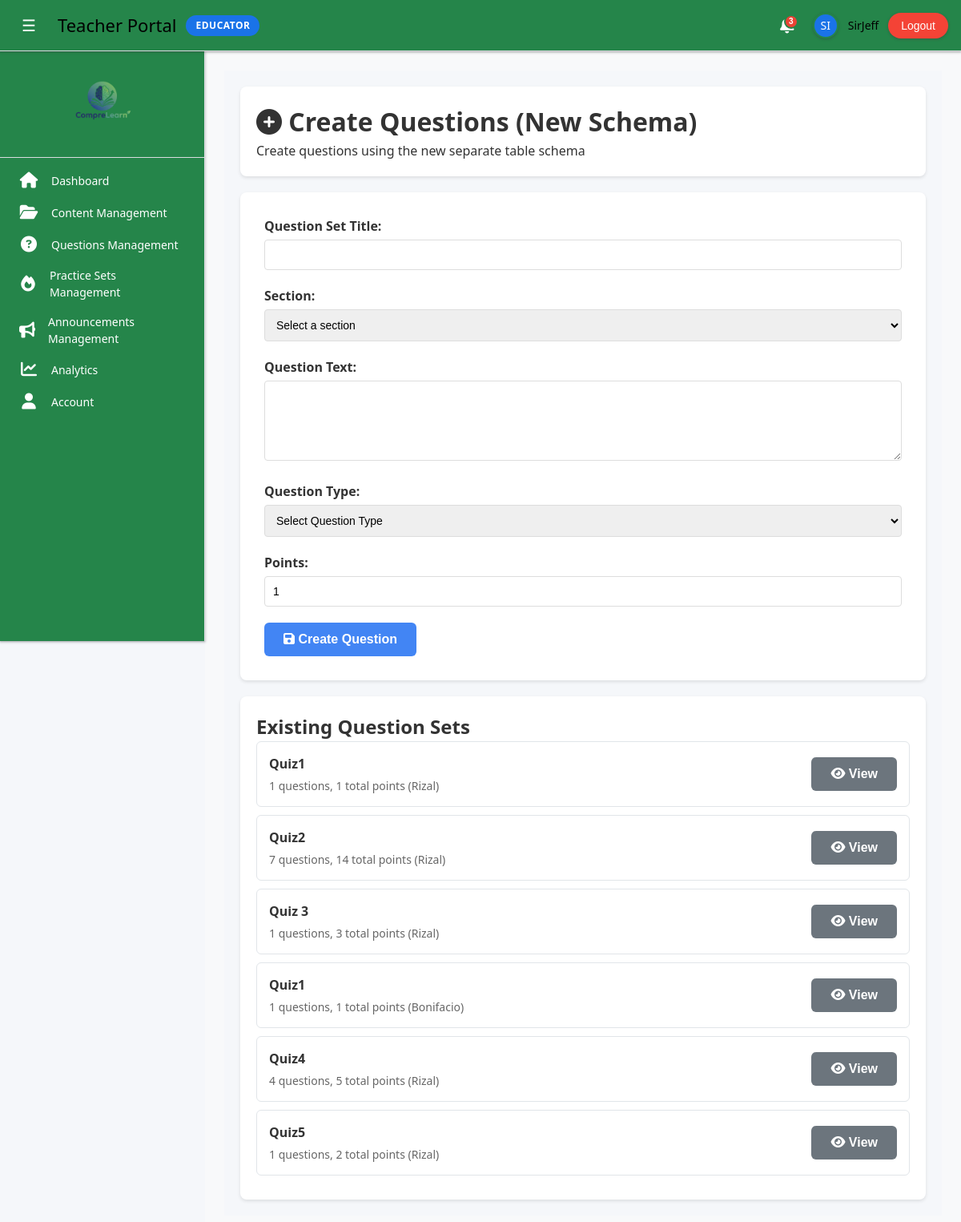
The app's page /Teacher/new_question_creator.php (signed in), older data.
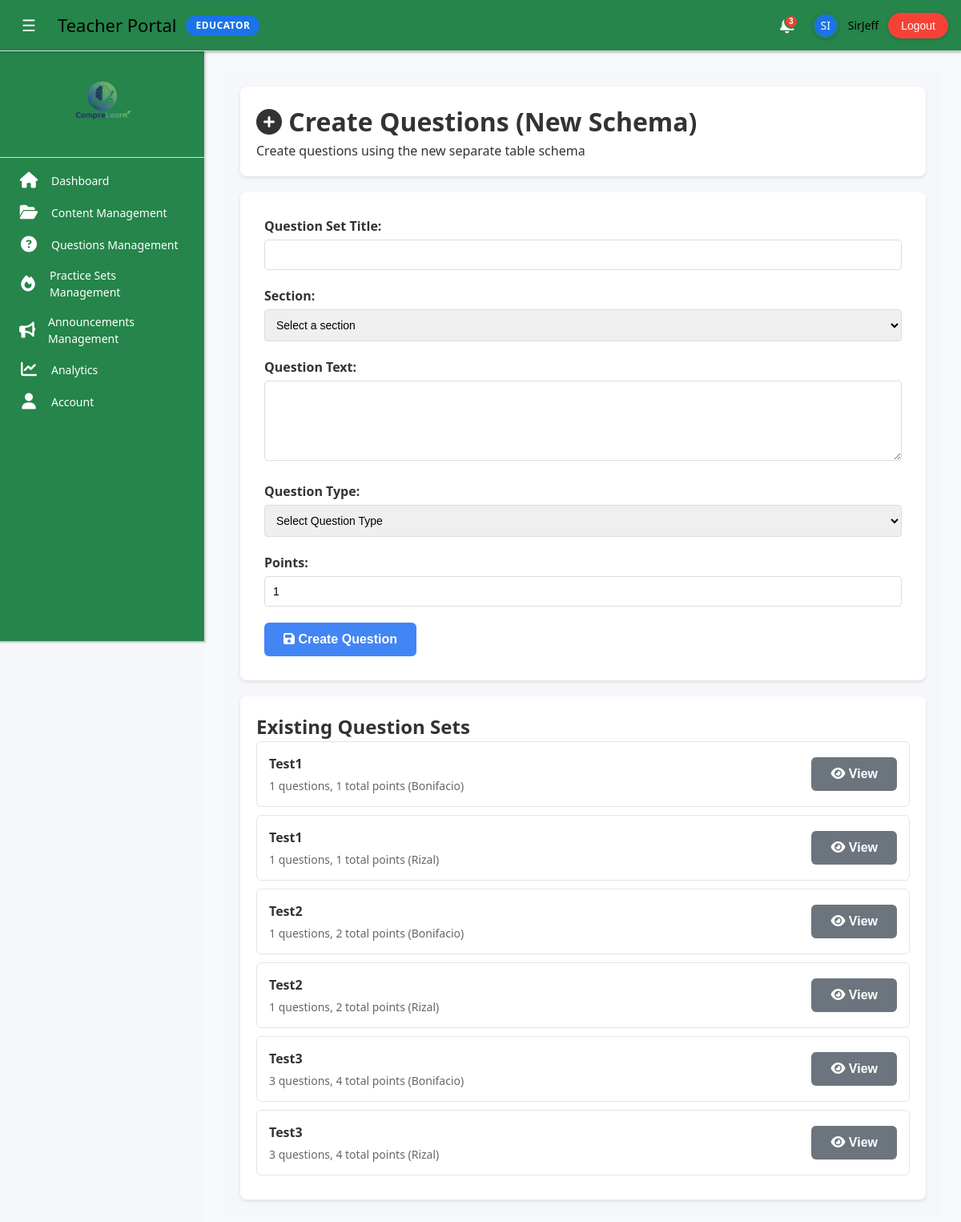
The same page, newer data.
### tables this page shows
CREATE TABLE `question_sets` (
  `id` int(11) NOT NULL,
  `teacher_id` int(11) NOT NULL,
  `section_id` int(11) NOT NULL,
  `set_title` varchar(255) NOT NULL,
  `description` text DEFAULT NULL,
  `created_at` timestamp NOT NULL DEFAULT current_timestamp(),
  `updated_at` timestamp NOT NULL DEFAULT current_timestamp() ON UPDATE current_timestamp(),
  `timer_minutes` int(11) DEFAULT 0,
  `open_at` datetime DEFAULT NULL,
  `difficulty` varchar(16) DEFAULT NULL
);

CREATE TABLE `sections` (
  `id` int(11) NOT NULL,
  `name` varchar(100) NOT NULL,
  `description` text DEFAULT NULL,
  `created_at` timestamp NOT NULL DEFAULT current_timestamp()
);

### Teacher/includes/NewQuestionHandler.php (called while the page is built, shortened)
<?php
class NewQuestionHandler {
    private $conn;
    public function __construct($connection) {
        $this->conn = $connection;
    }
    public function getQuestionSets($teacherId, $sectionId = null) {
        try {
            $sql = "
                SELECT qs.*, s.name as section_name,
                       (SELECT COUNT(*) FROM mcq_questions WHERE set_id = qs.id) +
                       (SELECT COUNT(*) FROM matching_questions WHERE set_id = qs.id) +
                       (SELECT COUNT(*) FROM essay_questions WHERE set_id = qs.id) as question_count,
                       (SELECT COALESCE(SUM(points), 0) FROM mcq_questions WHERE set_id = qs.id) +
                       (SELECT COALESCE(SUM(points), 0) FROM matching_questions WHERE set_id = qs.id) +
                       (SELECT COALESCE(SUM(points), 0) FROM essay_questions WHERE set_id = qs.id) as total_points
                FROM question_sets qs
                JOIN sections s ON qs.section_id = s.id
                WHERE qs.teacher_id = ?
            ";
            if ($sectionId) {
                $sql .= " AND qs.section_id = ?";
                $stmt = $this->conn->prepare($sql);
                $stmt->bind_param('ii', $teacherId, $sectionId);
            } else {
                $stmt = $this->conn->prepare($sql);
                $stmt->bind_param('i', $teacherId);
            }
            $stmt->execute();
            $result = $stmt->get_result();
            return $result->fetch_all(MYSQLI_ASSOC);
        } catch (Exception $e) {
            return [];
        }
    }
}
?>

### Teacher/new_question_creator.php (the view, shortened to what this page needs)
<?php
require_once 'includes/teacher_init.php';
require_once 'includes/NewQuestionHandler.php';
$newQuestionHandler = new NewQuestionHandler($conn);
$questionSets = $newQuestionHandler->getQuestionSets($_SESSION['teacher_id']);
require_once 'includes/teacher_layout.php';
?>
<body>
    <div class="main-content">
        <div class="content-header">
            <h1><i class="fas fa-plus-circle"></i> Create Questions (New Schema)</h1>
            <p>Create questions using the new separate table schema</p>
        </div>
        <div class="form-container">
            <form id="questionForm">
                <div class="form-group">
                    <label>Question Set Title:</label>
                    <input type="text" name="set_title" required>
                </div>
                <div class="form-group">
                    <label>Section:</label>
                    <select name="section_id" required>
                        <option value="">Select a section</option>
                    </select>
                </div>
                <div class="form-group">
                    <label>Question Text:</label>
                    <textarea name="question_text" required></textarea>
                </div>
                <div class="form-group">
                    <label>Question Type:</label>
                    <select name="type" id="type" onchange="showQuestionTypeSection()">
                        <option value="">Select Question Type</option>
                    </select>
                </div>
                <div class="form-group">
                    <label>Points:</label>
                    <input type="number" name="points" value="1" min="1" required>
                </div>
                <button type="submit" class="btn">
                    <i class="fas fa-save"></i> Create Question
                </button>
            </form>
        </div>
        <div class="question-sets">
            <h2>Existing Question Sets</h2>
            <div id="questionSetsList">
                <?php foreach ($questionSets as $set): ?>
                <div class="set-item">
                    <div class="set-info">
                        <h4><?php echo htmlspecialchars($set['set_title']); ?></h4>
                        <div class="set-stats">
                            <?php echo $set['question_count']; ?> questions,
                            <?php echo $set['total_points']; ?> total points
                            (<?php echo htmlspecialchars($set['section_name']); ?>)
                        </div>
                    </div>
                    <div>
                        <button class="btn btn-secondary" onclick="viewQuestions('<?php echo $set['set_title']; ?>', <?php echo $set['section_id']; ?>)">
                            <i class="fas fa-eye"></i> View
                        </button>
                    </div>
                </div>
                <?php endforeach; ?>
            </div>
        </div>
    </div>
</body>
</html>

Row changes from the older to the newer data that the page shows:
removed question_sets: set_title "Quiz1", question_count "1", total_points "1", section.name "Rizal"
removed question_sets: set_title "Quiz2", question_count "7", total_points "14", section.name "Rizal"
removed question_sets: set_title "Quiz 3", question_count "1", total_points "3", section.name "Rizal"
removed question_sets: set_title "Quiz1", question_count "1", total_points "1", section.name "Bonifacio"
removed question_sets: set_title "Quiz4", question_count "4", total_points "5", section.name "Rizal"
removed question_sets: set_title "Quiz5", question_count "1", total_points "2", section.name "Rizal"
added question_sets: set_title "Test1", question_count "1", total_points "1", section.name "Bonifacio"
added question_sets: set_title "Test1", question_count "1", total_points "1", section.name "Rizal"
added question_sets: set_title "Test2", question_count "1", total_points "2", section.name "Bonifacio"
added question_sets: set_title "Test2", question_count "1", total_points "2", section.name "Rizal"
added question_sets: set_title "Test3", question_count "3", total_points "4", section.name "Bonifacio"
added question_sets: set_title "Test3", question_count "3", total_points "4", section.name "Rizal"
